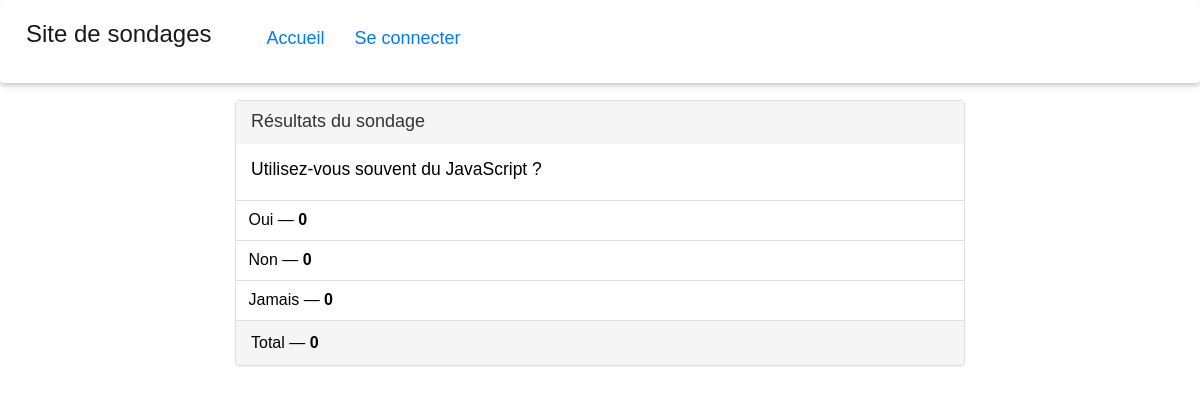
The app's page /results/1/ with its own data.
### app/models.py (models this page shows)
class Poll(models.Model):
    question = models.TextField()
    option_one = models.CharField(max_length=30)
    option_two = models.CharField(max_length=30)
    option_three = models.CharField(max_length=30)
    option_one_count = models.IntegerField(default=0)
    option_two_count = models.IntegerField(default=0)
    option_three_count = models.IntegerField(default=0)
    def total(self):
        return self.option_one_count + self.option_two_count + self.option_three_count

### app/views.py (the view)
# urls.py: path('results/<poll_id>/', pollViews.results, name='resultats'),
def results(request, poll_id):
    poll = Poll.objects.get(pk=poll_id)
    context = {
        'poll': poll
    }
    return render(request, 'results.html', context)

### templates/results.html (shortened to what this page needs)
{% extends "base.html" %}
{% block main %}
<div class="row" id="row-content">
    <div class="col-lg-8 col-lg-offset-2">
        <div class="panel panel-default">
            <div class="panel-heading">
                <h3 class="panel-title">Résultats du sondage</h3>
            </div>
            <div class="panel-body">
                <h3>{{ poll.question }}</h3>
            </div>
            <ul class="list-group">
                <li class="list-group-item">{{ poll.option_one }} &mdash; <strong>{{ poll.option_one_count }}</strong></li>
                <li class="list-group-item">{{ poll.option_two }} &mdash; <strong>{{ poll.option_two_count }}</strong></li>
                <li class="list-group-item">{{ poll.option_three }} &mdash; <strong>{{ poll.option_three_count }}</strong></li>
            </ul>
            <div class="panel-footer">
                Total &mdash; <strong>{{ poll.total }}</strong>
            </div>
        </div>
    </div>
</div>
{% endblock %}

### static/css/style.css (style rules this page uses)
* { margin: 0; padding: 0; box-sizing: border-box; }
html { scroll-behavior: smooth; }
body { font-family: "poppins-semibold", sans-serif; color: black; font-size: medium; }
#row-content { margin-top: 100px; }
.panel-default > .panel-heading { color: #333; border-color: rgba(245, 245, 220, .6); border-top-left-radius: 0; border-top-right-radius: 0; }
.panel-title { font-size: large; }

### records on screen
Poll: question "Utilisez-vous souvent du JavaScript ?", option_one "Oui", option_one_count "0", option_two "Non", option_two_count "0", option_three "Jamais", option_three_count "0", total "0"
